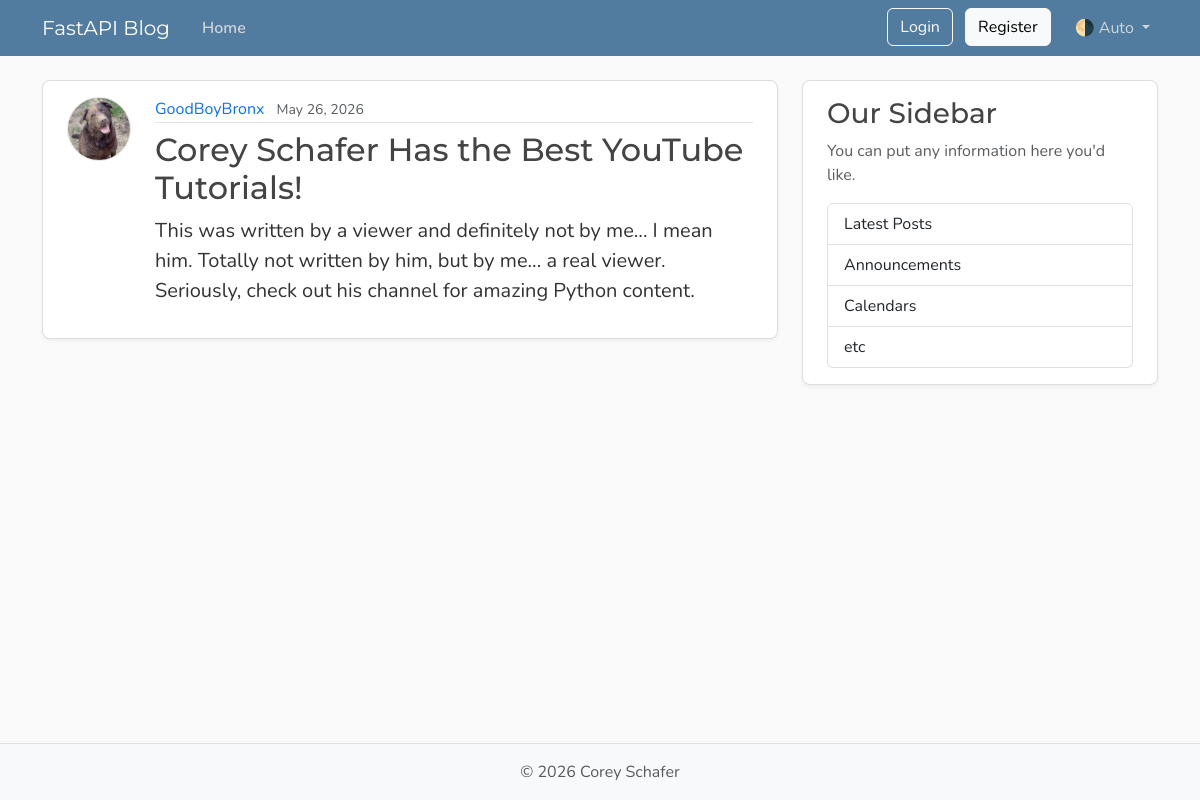
Page /posts/43 on the committed database.
### models.py (models this page shows, shortened)
class UserBase(SQLModel):
    username: Annotated[str, SQLModelField(min_length=1, max_length=50, unique=True, nullable=False)]
    image_file: Annotated[str | None, SQLModelField(max_length=200, nullable=True, default=None)] = None

class User(UserBase, table=True):
    __tablename__ = "users" # type: ignore
    id: Annotated[int | None, SQLModelField(default=None, primary_key=True, index=True)] = None
    email: Annotated[EmailStr, SQLModelField(max_length=120, unique=True, nullable=False)]
    password_hash: Annotated[str, SQLModelField(max_length=200, nullable=False)]
    posts: Mapped[list["Post"]] = Relationship(
        sa_relationship=relationship("Post", back_populates="author", cascade="all, delete-orphan"))

class PostBase(SQLModel):
    title: Annotated[str, SQLModelField(min_length=1, max_length=100, index=True)]
    content: Annotated[str, SQLModelField(min_length=1)]

class Post(PostBase, table=True):
    __tablename__ = "posts" # type: ignore
    id: Annotated[int | None, SQLModelField(default=None, primary_key=True)] = None
    date_posted: Annotated[datetime, SQLModelField(
        sa_column=Column(DateTime(timezone=True)),
        default_factory=lambda: datetime.now(tz=timezone.utc))]
    user_id: Annotated[int, SQLModelField(foreign_key="users.id", nullable=False, index=True)]
    author: Mapped[User | None] = Relationship(
        sa_relationship=relationship("User", back_populates="posts"))

### main.py (the view)
@app.get("/posts/{post_id}", include_in_schema=False)
async def post_page(request: Request, post_id: int, db: Annotated[AsyncSession, Depends(models.get_db)]):
    result = await db.execute(select(models.Post).options(selectinload(models.Post.author)).where(col(models.Post.id) == post_id))
    post = result.scalars().first()
    if post:
        title = post.title[:50]
        return templates.TemplateResponse(request,
            "post.html",
            {"post": post, "title": title}
        )
    raise HTTPException(status_code=status.HTTP_404_NOT_FOUND, detail="Post not found")

### templates/post.html (shortened to what this page needs)
{% extends "layout.html" %}
{% block content %}
  <article class="content-section py-3 px-4 mb-4">
    <div class="d-flex align-items-start gap-4">
      <img class="rounded-circle article-img flex-shrink-0"
           src="{{ post.author.image_path}}"
           alt="{{ post.author.username }}'s profile picture"
           width="64"
           height="64"
           loading="lazy">
      <div class="flex-grow-1">
        <div class="article-metadata mb-2">
          <a class="me-2" href="{{ url_for('user_posts', user_id=post.author.id) }}">{{ post.author.username }}</a>
          <small class="text-body-secondary">{{ post.date_posted.strftime("%B %d, %Y") }}</small>
        </div>
        <h2 class="article-title">{{ post.title }}</h2>
        <p class="article-content">{{ post.content }}</p>
      </div>
    </div>
  </article>
{% endblock content %}

### static/css/main.css (style rules this page uses)
:root { --font-heading: "Montserrat", system-ui, -apple-system, BlinkMacSystemFont, sans-serif; --font-body: "Nunito", system-ui, -apple-system, BlinkMacSystemFont, sans-serif; --color-bg-body: #fafafa; --color-bg-content: #ffffff; --color-text-primary: #333333; --color-text-heading: #444444; --color-steel: #527c9f; --color-nav-link: #cbd5db; --color-nav-link-hover: #ffffff; --color-link-hover: #428bca; --color-border: #dddddd; --color-border-light: #e3e3e3; --spacing-xl: 5rem; --article-img-size: 4rem; --account-img-size: 7.813rem; }
body { font-family: var(--font-body); background: var(--color-bg-body); color: var(--color-text-primary); }
h1, h2, h3, h4, h5, h6 { font-family: var(--font-heading); color: var(--color-text-heading); }
a { text-decoration: none; }
.content-section { background: var(--color-bg-content); border: 1px solid var(--color-border); border-radius: 0.5rem; box-shadow: 0 2px 4px rgba(15, 23, 42, 0.05); transition: box-shadow 0.15s ease, transform 0.15s ease, border-color 0.15s ease; }
.article-title { color: var(--color-text-heading); transition: color 0.2s ease-in-out; }
.article-content { white-space: pre-line; font-size: 1.25rem; }
.article-img { height: var(--article-img-size); width: var(--article-img-size); flex-shrink: 0; object-fit: cover; border: 1px solid var(--color-border-light); box-shadow: 0 0 0 2px var(--color-bg-content); }
.article-metadata { padding-bottom: 0.063rem; border-bottom: 1px solid var(--color-border-light); }
.article-metadata a { transition: color 0.2s ease-in-out; }

### rows in the picture
User: author.image_path (picture), author.username "GoodBoyBronx"
Post: date_posted "May 26, 2026", title "Corey Schafer Has the Best YouTube Tutorials!", content "This was written by a viewer and definitely not by me... I mean him. Totally not written by him, but by me... a real viewer. Seriously, check out his channel for amazing Python content."
